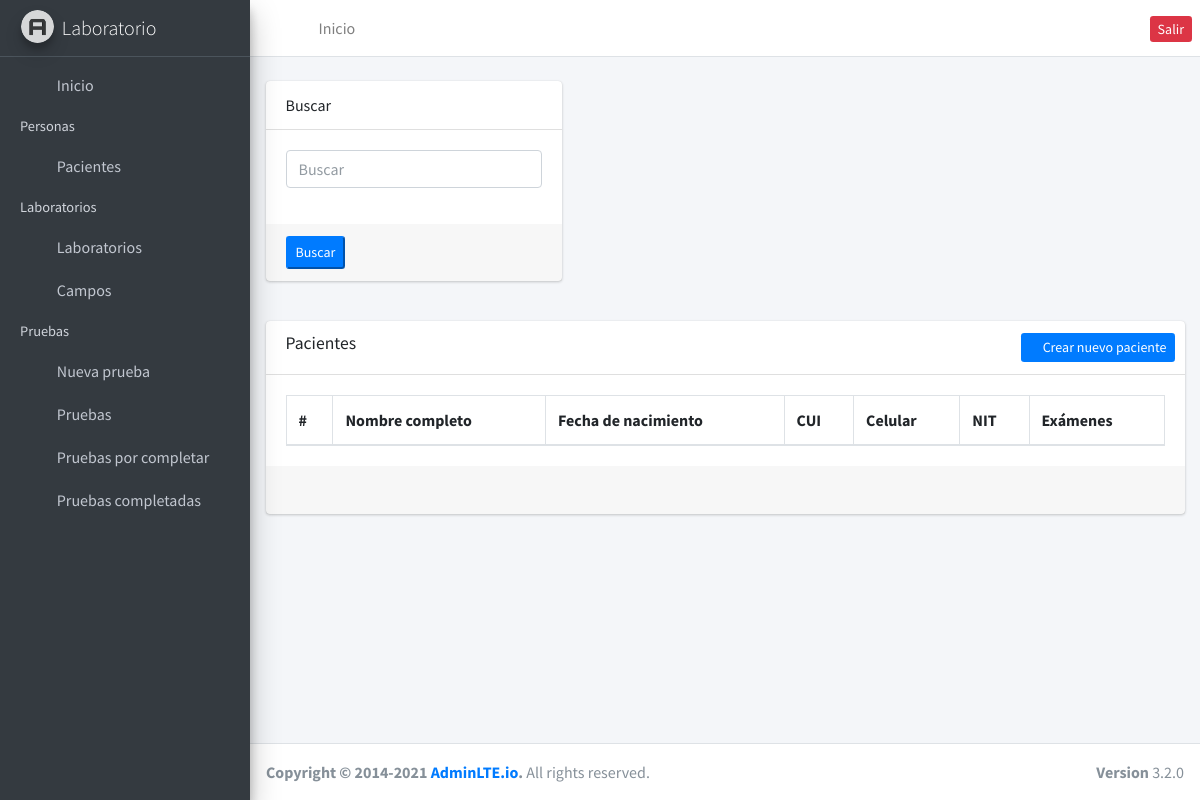
Page /clients/ (signed in) on the earlier database version.
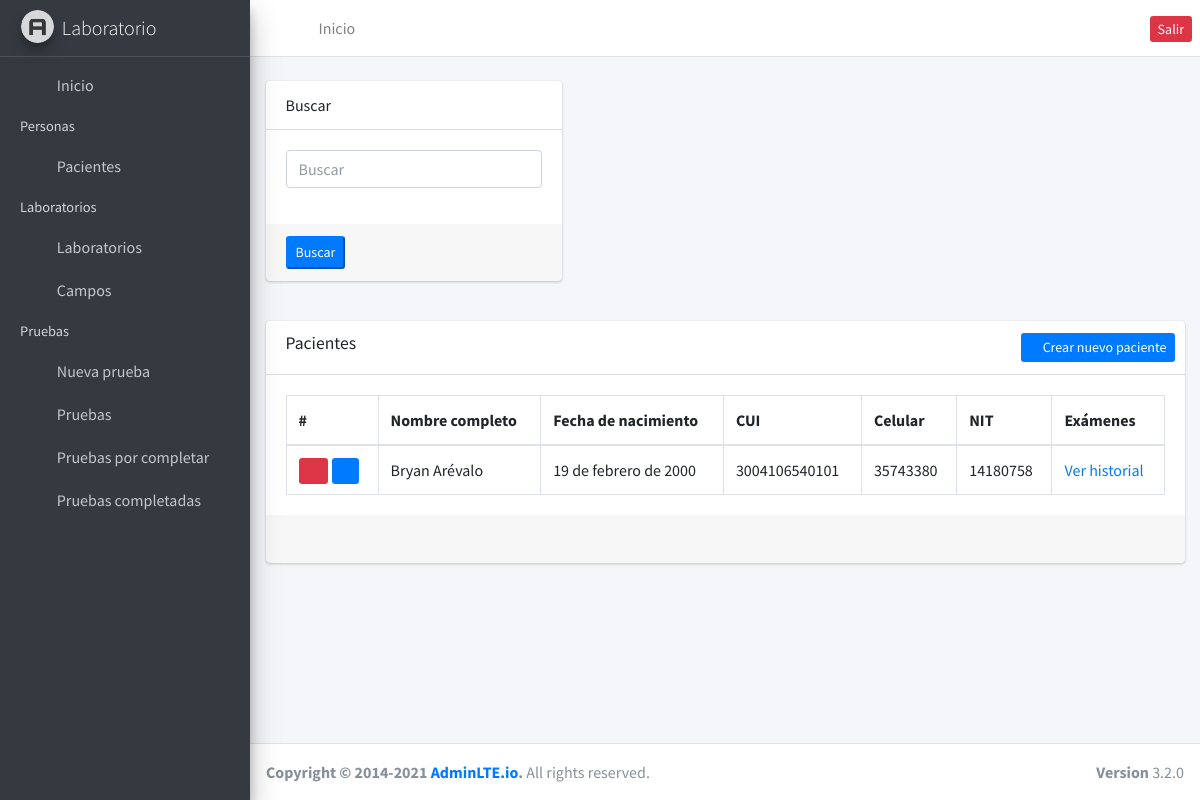
Same page on the later database version.
### clientes/models.py (models this page shows, shortened)
class Clients(models.Model):
    name = models.CharField(max_length=255, default='N/A', null=False)
    birth = models.DateField(default=datetime.date.today, auto_now=False)
    phone = models.CharField(max_length=15, null=True)
    dpi = models.CharField(max_length=20, null=False, default='N/A')
    email = models.EmailField(default='n/a', null=False)
    sex = models.IntegerField(default=1)
    nit = models.CharField(max_length=20, default='N/A')
    created_at = models.DateField(auto_now=True)

### clientes/views.py (the view)
# urls.py: path('', clients, name='clients'),
@login_required
def clients(request):
    clients = []
    search= ''
    if request.method == 'POST':
        search = request.POST.get('search')
        clients = Clients.objects.filter(name__contains=search)
    else:
        clients = Clients.objects.all()
    page = request.GET.get('page', 1)
    try:
        paginator = Paginator(clients, 10)
        clients = paginator.page(page)
    except:
        return redirect('/clients')
    context = { 'entity': clients, 'paginator': paginator, 'search': search }
    return render(request, 'clientes.html', context)

### clientes/templates/clientes.html (shortened to what this page needs)
{% extends "base.html" %} {% block content %}
<div class="row">
  <div class="col-md-4">
    <form class="card" method="POST">
      <div class="card-header">Buscar</div>
      <div class="card-body">
        <div class="form-group">
          <input
            type="text"
            class="form-control"
            name="search"
            placeholder="Buscar"
            value="{{ search }}"
          />
        </div>
      </div>
      <div class="card-footer">
        <div class="row">
          <div class="col-md-6">
            <input type="submit" class="btn-sm btn-primary" value="Buscar" />
          </div>
        </div>
      </div>
    </form>
  </div>
</div>
<div class="card mt-4">
  <div class="card-header">
    <h3 class="card-title">Pacientes</h3>
    <div class="card-tools">
      <a href="{% url 'new_client' %}" class="btn-sm btn-primary btn-block">
        <i class="fas fa-plus"></i>
        Crear nuevo paciente
      </a>
    </div>
  </div>
  <div class="card-body">
    <table class="table table-bordered">
      <thead>
        <tr>
          <th>#</th>
          <th>Nombre completo</th>
          <th>Fecha de nacimiento</th>
          <th>CUI</th>
          <th>Celular</th>
          <th>NIT</th>
          <th>Exámenes</th>
        </tr>
      </thead>
      <tbody>
        {% for client in entity %}
        <tr>
          <td>
            <a href="{% url 'remove_client' id=client.id %}" class="btn-sm btn-danger mr-1">
              <i class="fa fa-trash"></i>
            </a>
            <a href="{% url 'edit_client' id=client.id %}" class="btn-sm btn-primary">
              <i class="fa fa-edit"></i>
            </a>
          </td>
          <td>{{ client.name }}</td>
          <td>{{ client.birth }}</td>
          <td>{{ client.dpi }}</td>
          <td>{{ client.phone }}</td>
          <td>{{ client.nit }}</td>
          <td><a href="{% url 'patient_history' id=client.id %}">Ver historial</a></td>
        </tr>
        {% endfor %}
      </tbody>
    </table>
  </div>
  <div class="card-footer clearfix">{% include 'paginator.html' %}</div>
  <div class="card-footer clearfix"></div>
</div>
{% endblock %}

Differences in the rows shown:
added Clients: name "Bryan Arévalo", birth "19 de febrero de 2000", dpi "3004106540101", phone "35743380", nit "14180758"
